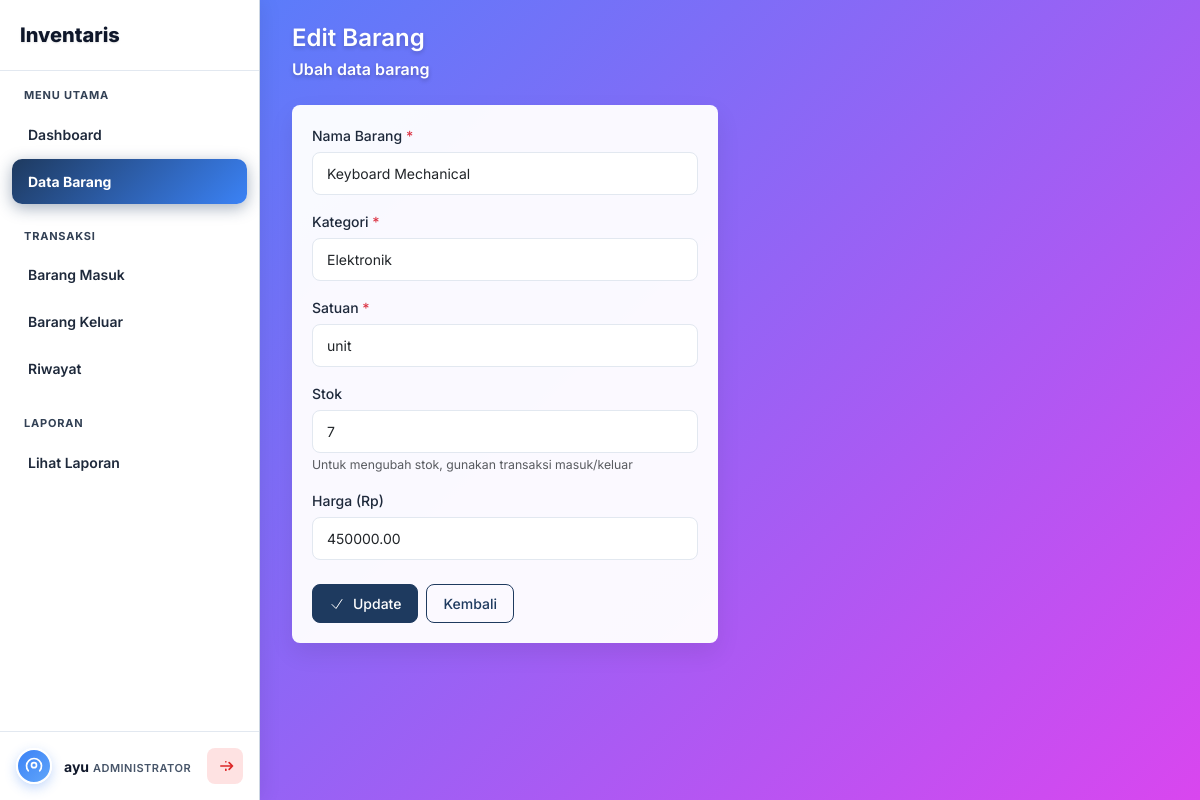
The page /app/barang/edit.php?id=4 (signed in) on the database its author committed.
### tables this page shows
CREATE TABLE `barang` (
  `id` int NOT NULL,
  `kode_barang` varchar(50) DEFAULT NULL,
  `nama_barang` varchar(100) NOT NULL,
  `id_kategori` int NOT NULL,
  `satuan` varchar(20) NOT NULL DEFAULT 'buah',
  `stok` int DEFAULT '0',
  `stok_minimal` int NOT NULL DEFAULT '0',
  `status` enum('aktif','nonaktif') NOT NULL DEFAULT 'aktif',
  `kondisi` enum('baik','rusak','hilang') NOT NULL DEFAULT 'baik',
  `harga` decimal(12,2) DEFAULT '0.00',
  `lokasi` varchar(100) DEFAULT NULL,
  `keterangan` text,
  `foto` varchar(255) DEFAULT NULL,
  `created_at` timestamp NULL DEFAULT CURRENT_TIMESTAMP,
  `updated_at` timestamp NULL DEFAULT CURRENT_TIMESTAMP ON UPDATE CURRENT_TIMESTAMP
);

CREATE TABLE `kategori` (
  `id` int NOT NULL,
  `nama_kategori` varchar(50) NOT NULL,
  `keterangan` text,
  `created_at` timestamp NULL DEFAULT CURRENT_TIMESTAMP,
  `updated_at` timestamp NULL DEFAULT CURRENT_TIMESTAMP ON UPDATE CURRENT_TIMESTAMP
);

### app/barang/edit.php (the view, shortened to what this page needs)
<?php
require_once __DIR__ . '/../config/koneksi.php';
$id = (int) ($_GET['id'] ?? 0);
$stmt = $pdo->prepare("
    SELECT b.*, k.nama_kategori
    FROM barang b
    LEFT JOIN kategori k ON b.id_kategori = k.id
    WHERE b.id = ?
");
$stmt->execute([$id]);
$barang = $stmt->fetch();
$stmtKategori = $pdo->query("SELECT id, nama_kategori FROM kategori ORDER BY nama_kategori ASC");
$kategoriList = $stmtKategori->fetchAll();
require_once __DIR__ . '/../includes/header.php';
?>
<div class="page-header">
    <h1>Edit Barang</h1>
    <p>Ubah data barang</p>
</div>
<div class="row">
    <div class="col-md-6">
        <div class="card">
            <div class="card-body">
                <form method="POST">
                    <div class="mb-3">
                        <label class="form-label">Nama Barang <span class="text-danger">*</span></label>
                        <input type="text" name="nama_barang" class="form-control"
                               value="<?= htmlspecialchars($barang['nama_barang']) ?>"
                               required autofocus>
                    </div>
                    <div class="mb-3">
    <label class="form-label">Kategori <span class="text-danger">*</span></label>
    <select name="id_kategori" class="form-control" required>
        <?php foreach ($kategoriList as $k): ?>
            <option value="<?= $k['id'] ?>"
                <?= ($barang['id_kategori'] == $k['id']) ? 'selected' : '' ?>>
                <?= htmlspecialchars($k['nama_kategori']) ?>
            </option>
        <?php endforeach; ?>
    </select>
</div>
<div class="mb-3">
    <label class="form-label">Satuan <span class="text-danger">*</span></label>
    <input type="text" name="satuan" class="form-control"
           value="<?= htmlspecialchars($barang['satuan'] ?? '') ?>"
           placeholder="Contoh: pcs, unit, box" required>
</div>
                    <div class="mb-3">
                        <label class="form-label">Stok</label>
                        <input type="number" name="stok" class="form-control"
                               value="<?= $barang['stok'] ?>" min="0">
                        <small class="text-muted">Untuk mengubah stok, gunakan transaksi masuk/keluar</small>
                    </div>
                    <div class="mb-4">
                        <label class="form-label">Harga (Rp)</label>
                        <input type="number" name="harga" class="form-control"
                               value="<?= $barang['harga'] ?>" min="0">
                    </div>
                    <div class="d-flex gap-2">
                        <button type="submit" class="btn btn-primary">
                            <svg xmlns="http://www.w3.org/2000/svg" fill="none" viewBox="0 0 24 24" stroke-width="1.5" stroke="currentColor" width="18" height="18">
                                <path stroke-linecap="round" stroke-linejoin="round" d="M4.5 12.75l6 6 9-13.5" />
                            </svg>
                            Update
                        </button>
                        <a href="index.php" class="btn btn-outline-primary">Kembali</a>
                    </div>
                </form>
            </div>
        </div>
    </div>
</div>
<?php require_once __DIR__ . '/../includes/footer.php'; ?>

### app/assets/css/style.css (style rules this page uses)
:root { --primary: #1e3a5f; --primary-hover: #2d5a8c; --primary-light: #eef4fa; --bg-body: #f5f7fa; --bg-sidebar: #ffffff; --bg-card: #ffffff; --bg-hover: #f1f5f9; --text-primary: #1e293b; --text-secondary: #64748b; --text-muted: #94a3b8; --border-color: #e2e8f0; --success: #22c55e; --danger: #ef4444; --warning: #f59e0b; --info: #0ea5e9; --font-family: 'Inter', -apple-system, BlinkMacSystemFont, sans-serif; --sidebar-width: 260px; --transition: all 0.2s ease; --shadow-sm: 0 1px 2px rgba(0, 0, 0, 0.05); --shadow: 0 1px 3px rgba(0, 0, 0, 0.1); --radius: 8px; }
* { margin: 0; padding: 0; box-sizing: border-box; }
body { font-family: var(--font-family); background: linear-gradient(135deg, #3b82f6, #ec4899); color: var(--text-primary); font-size: 14px; line-height: 1.5; min-height: 100vh; }
.page-header { margin-bottom: 24px; }
.page-header h1 { font-size: 24px; font-weight: 600; color: #ffffff; margin-bottom: 4px; text-shadow: 0 2px 4px rgba(0, 0, 0, 0.2); }
.page-header p { color: #ffffff !important; font-weight: 600 !important; font-size: 16px !important; text-shadow: 0 2px 4px rgba(0, 0, 0, 0.25) !important; margin: 0; opacity: 1 !important; }
.card { background: rgba(255, 255, 255, 0.96); border: none; border-radius: var(--radius); box-shadow: 0 10px 25px rgba(0, 0, 0, 0.08); }
.card-body { padding: 20px; }
.btn { font-weight: 500; padding: 8px 16px; border-radius: var(--radius); font-size: 14px; transition: var(--transition); display: inline-flex; align-items: center; gap: 8px; }
.btn svg { width: 16px; height: 16px; }
.btn-primary { background: var(--primary); border-color: var(--primary); color: white; }
.btn-outline-primary { border-color: var(--primary); color: var(--primary); }
.form-control, .form-select { border: 1px solid var(--border-color); border-radius: var(--radius); padding: 10px 14px; font-size: 14px; transition: var(--transition); }
.form-label { font-weight: 500; color: var(--text-primary); margin-bottom: 6px; font-size: 14px; }

### rows shown on the page
barang: nama_barang "Keyboard Mechanical", id_kategori "Elektronik", satuan "unit", stok "7", harga "450000.00"
